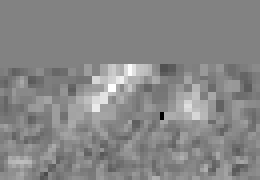
#> input picture Vdwel/H.gf1.fits, 65 x 45 px, given as the content of the folder Vdwel/H.gf1.fits, which was not available (shown 4 times larger)
$ python fits_cube_to_png.py Vdwel/H.gf1.fits   (Python 2 division)
#> lines starting #> are read from the running program, lines starting #| are printed output that depends on the picture; pictures that were not available may be replaced by others from this repository, and a replacement may not be noted
import numpy as np
from astropy.io import fits
import matplotlib.pylab as plt
import os
import glob
import sys

if len(sys.argv) == 1:
    path = os.getcwd()
elif len(sys.argv) == 2:
    path = sys.argv[1]

filepaths = glob.glob(path + '/*.fits')
print filepaths

for file in filepaths:

    _, tail = os.path.split(file)

    original  = fits.getdata(file, 1)
    model = fits.getdata(file, 2)
    residual = fits.getdata(file, 3)

    fig = plt.figure()

    ax1 = fig.add_subplot(1,3,1)
    ax1.imshow(original, aspect = 2)

    ax2 = fig.add_subplot(1,3,2)
    ax2.imshow(model, aspect = 2)

    ax3 = fig.add_subplot(1,3,3)
    ax3.imshow(residual, aspect = 2)

    _, tail = os.path.split(file)
    name = tail.split('.')

    print name

    image_name = '%s_%s.png' %(name[0],name[1])

    plt.savefig(image_name)
#> this loop made 1 pass
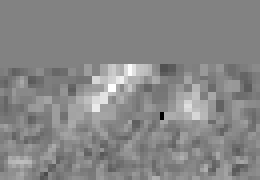
#> input picture Vdwel/H.gf1.fits, 65 x 45 px, given as the content of the folder Vdwel/H.gf1.fits, which was not available (shown 4 times larger)
#> pass 1, `model = fits.getdata(file, 2)`:
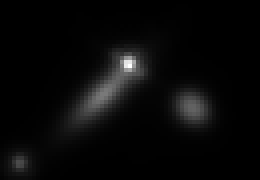
#> model: shape (45, 65) >f4 (shown 4 times larger); min -0.000194, max 0.0813, mean 0.00279; drawn with min black and max white
#> pass 1, `residual = fits.getdata(file, 3)`:
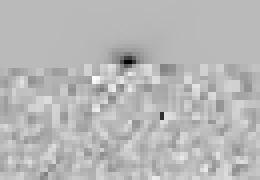
#> residual: shape (45, 65) >f4 (shown 4 times larger); min -0.0738, max 0.0273, mean -0.000823; drawn with min black and max white
#> pass 1, `plt.savefig(image_name)`:
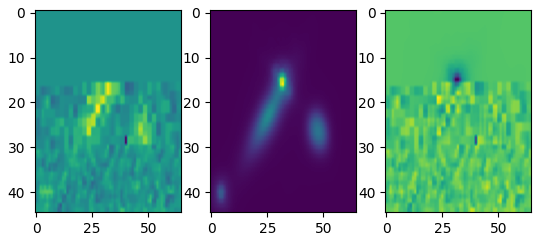
#> figure drawn by matplotlib, 3 panels
